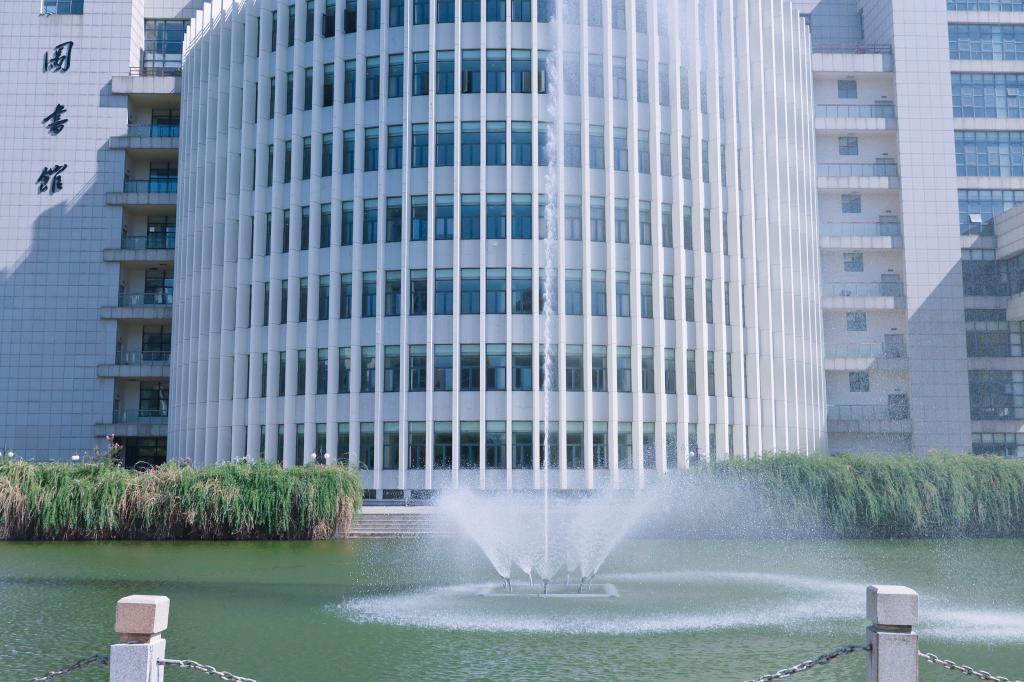
#> input picture img/imgae1.jpg, 1024 x 682 px
$ python main.py
#> lines starting #> are read from the running program, lines starting #| are printed output that depends on the picture
import cv2 as cv
import matplotlib.pyplot as plt
import numpy as np

img = cv.imread("../img/imgae1.jpg", 0)
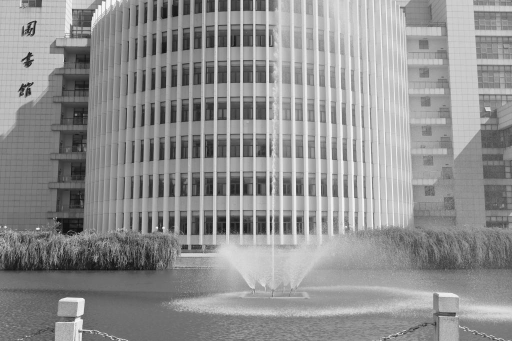
#> img: shape (682, 1024) (shown at 1/2 size); min 0, max 255, mean 145.3

# Prewitt 边缘算子
# 水平方向
kernel_Prewitt_x = np.array([[-1, 0, 1], [-1, 0, 1], [-1, 0, 1]])
# 垂直方向
kernel_Prewitt_y = np.array([[1, 1, 1], [0, 0, 0], [-1, -1, -1]])

# 卷积运算
img_Prewitt_x = cv.filter2D(img, -1, kernel_Prewitt_x)
im_Prewitt_y = cv.filter2D(img, -1, kernel_Prewitt_y)
# 在实际编程中，为了减少计算量，常用绝对值来近似梯度幅度
img_Prewitt_1 = np.uint8(cv.normalize(abs(img_Prewitt_x) + abs(im_Prewitt_y), None, 0, 255, cv.NORM_MINMAX))

# 阈值化操作
# 使用固定阈值进行二值化处理（可根据需要调整阈值）
thresh_value = 100  # 设置固定阈值，选择适当的阈值进行调试
_, img_thresholded_1 = cv.threshold(img_Prewitt_1, thresh_value, 255, cv.THRESH_BINARY)
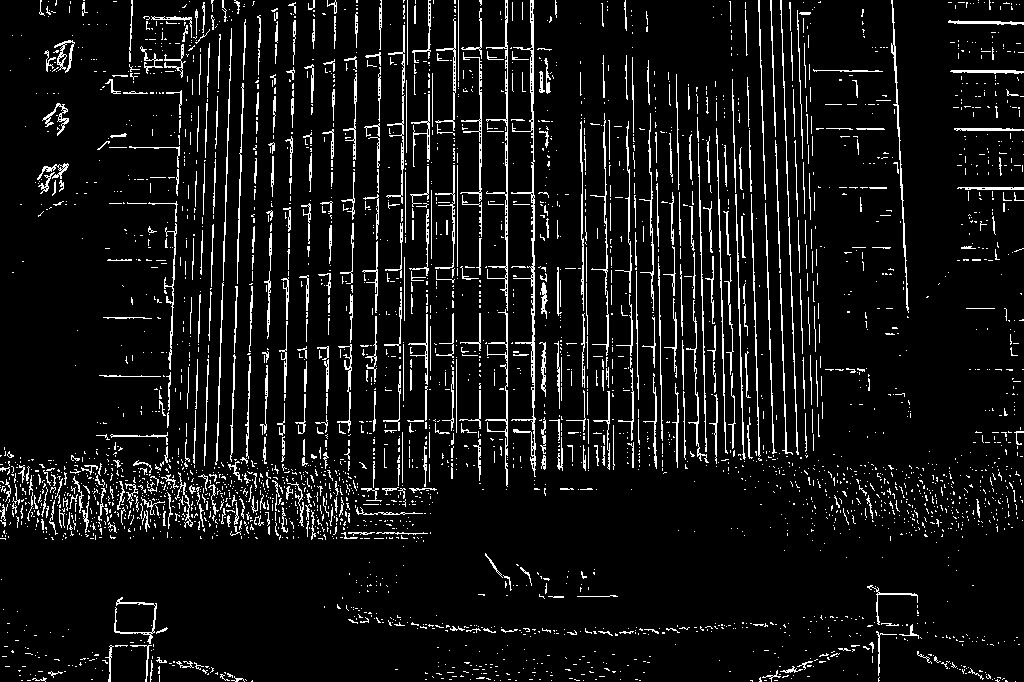
#> img_thresholded_1: shape (682, 1024); 7.6% white in thin lines or dots

plt.title('Prewitt_xy')
plt.imshow(img_thresholded_1, cmap='gray')
plt.axis('off')
plt.savefig("../result/M/Prewitt_xy.jpg", bbox_inches='tight', pad_inches=0)
plt.show()

# 不需要平滑处理
# 理由：图片没有明显噪声

# Prewitt 边缘算子
# 45°方向
kernel_Prewitt_45 = np.array([[0, 1, 1], [-1, 0, 1], [-1, -1, 0]])
# 135°方向
kernel_Prewitt_135 = np.array([[1, 1, 0], [1, 0, -1], [0, -1, -1]])

# 卷积运算
img_Prewitt_45 = cv.filter2D(img, -1, kernel_Prewitt_45)
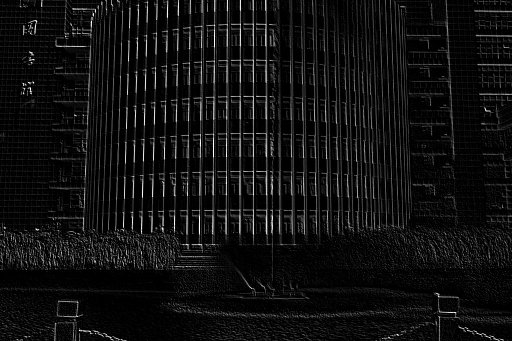
#> img_Prewitt_45: shape (682, 1024) (shown at 1/2 size); min 0, max 255, mean 16
im_Prewitt_135 = cv.filter2D(img, -1, kernel_Prewitt_135)
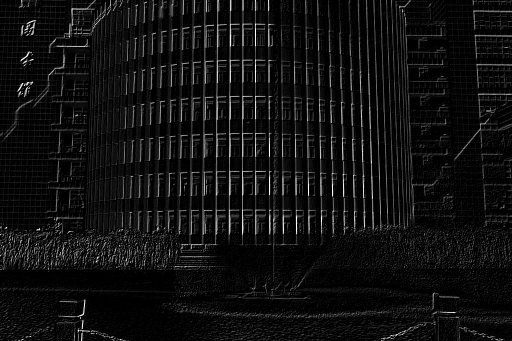
#> im_Prewitt_135: shape (682, 1024) (shown at 1/2 size); min 0, max 255, mean 16.1
# 在实际编程中，为了减少计算量，常用绝对值来近似梯度幅度
img_Prewitt_2 = np.uint8(cv.normalize(abs(img_Prewitt_45) + abs(im_Prewitt_135), None, 0, 255, cv.NORM_MINMAX))
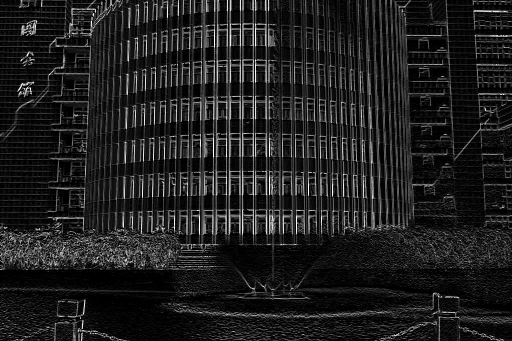
#> img_Prewitt_2: shape (682, 1024) (shown at 1/2 size); min 0, max 255, mean 31.1

# 阈值化操作
# 使用固定阈值进行二值化处理（可根据需要调整阈值）
thresh_value = 100  # 设置固定阈值，选择适当的阈值进行调试
_, img_thresholded_2 = cv.threshold(img_Prewitt_2, thresh_value, 255, cv.THRESH_BINARY)
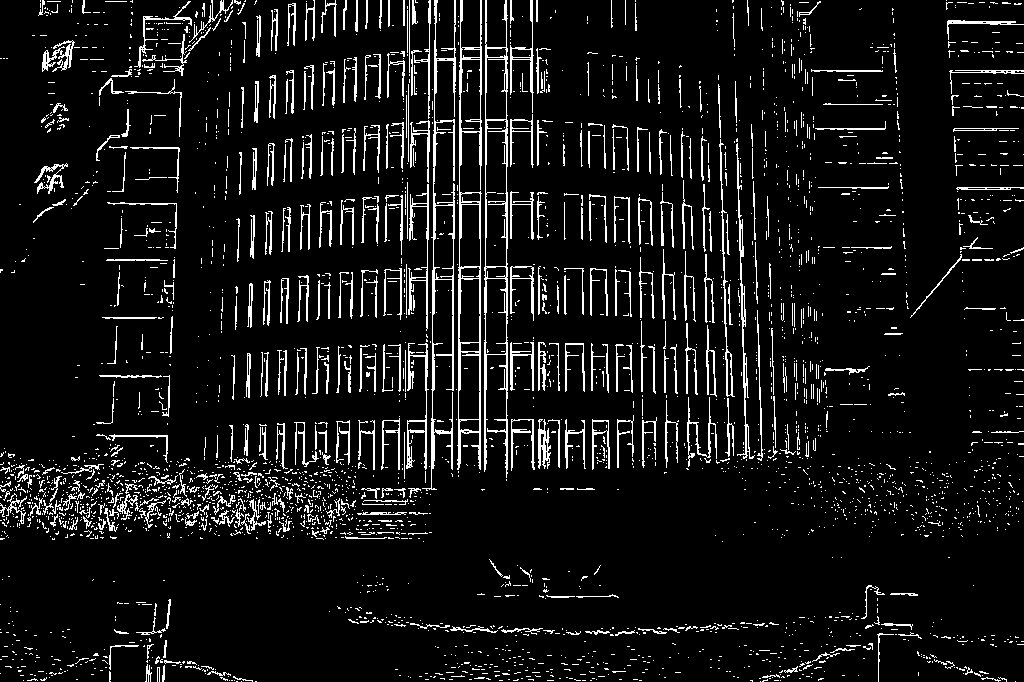
#> img_thresholded_2: shape (682, 1024); 8% white in thin lines or dots

plt.title('Prewitt_diagonal')
plt.imshow(img_thresholded_2, cmap='gray')
plt.axis('off')
plt.savefig("../result/M/Prewitt_diagonal.jpg", bbox_inches='tight', pad_inches=0)
plt.show()

$ run again, with img/face1.jpg copied over img/imgae1.jpg
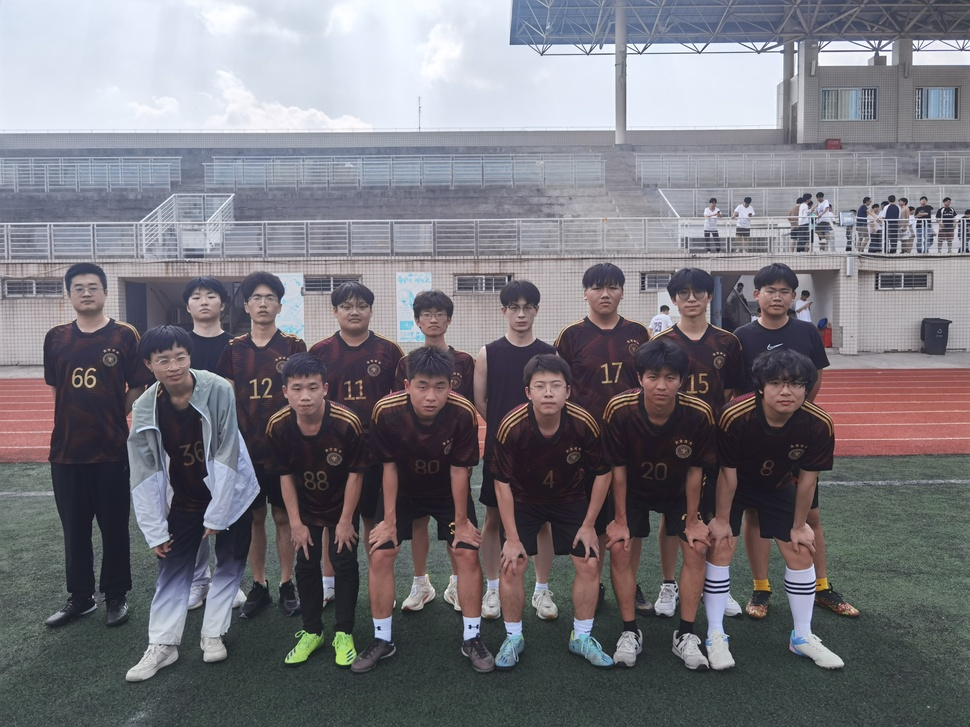
#> input picture img/face1.jpg, 970 x 727 px, shrunk from 4096 x 3072 before the run
#> `_, img_thresholded_1 = cv.threshold(img_Prewitt_1, thresh_value, 255, ..`:
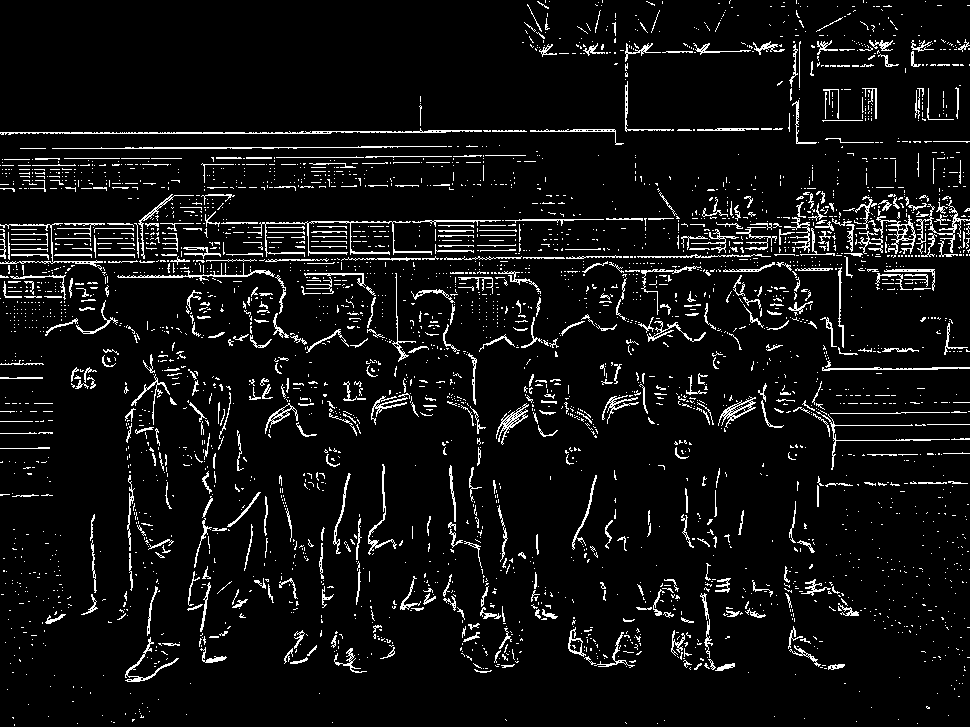
#> img_thresholded_1: shape (727, 970); 6.5% white in thin lines or dots
#> `_, img_thresholded_2 = cv.threshold(img_Prewitt_2, thresh_value, 255, ..`:
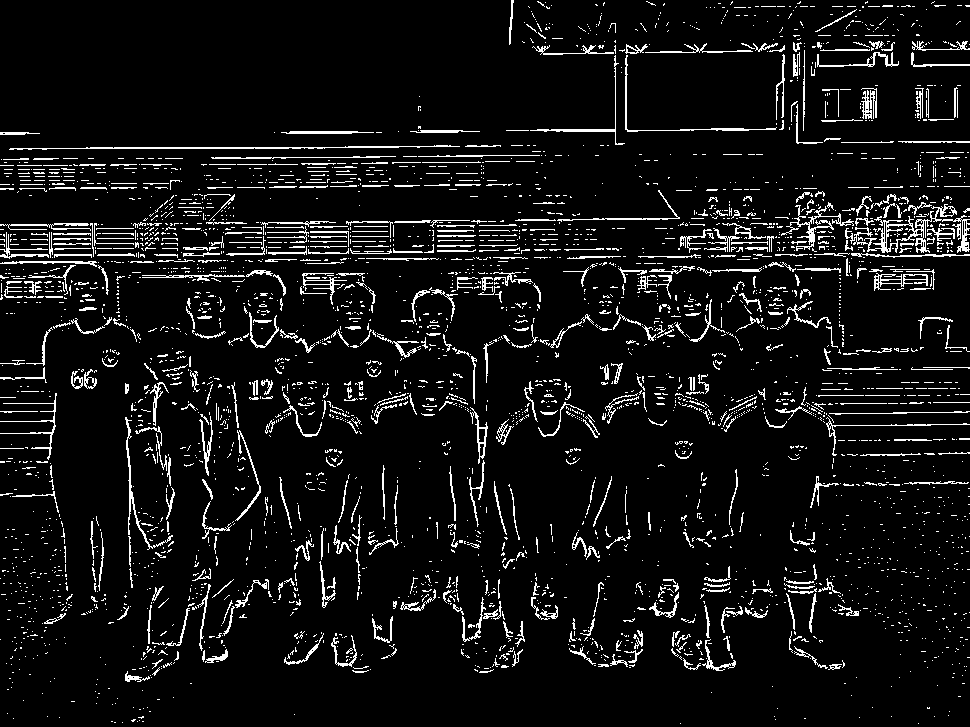
#> img_thresholded_2: shape (727, 970); 7.1% white in thin lines or dots
